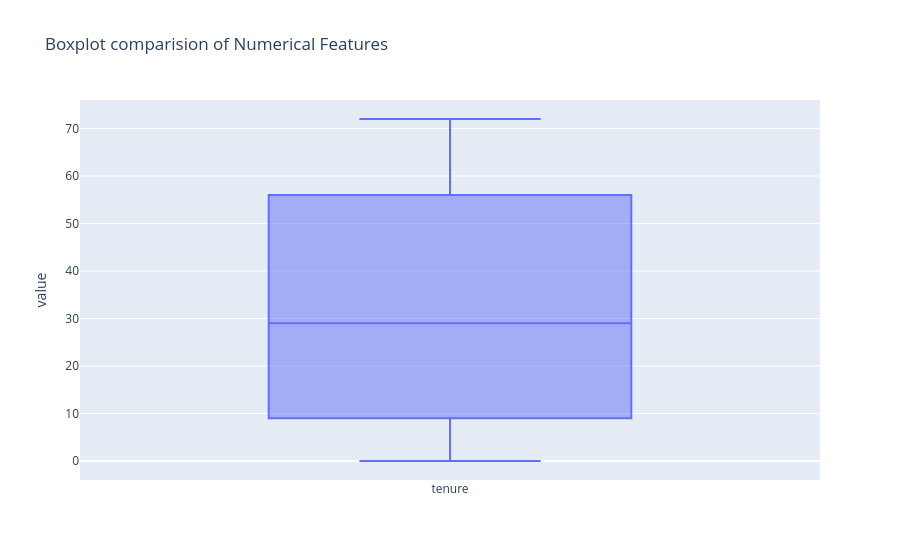
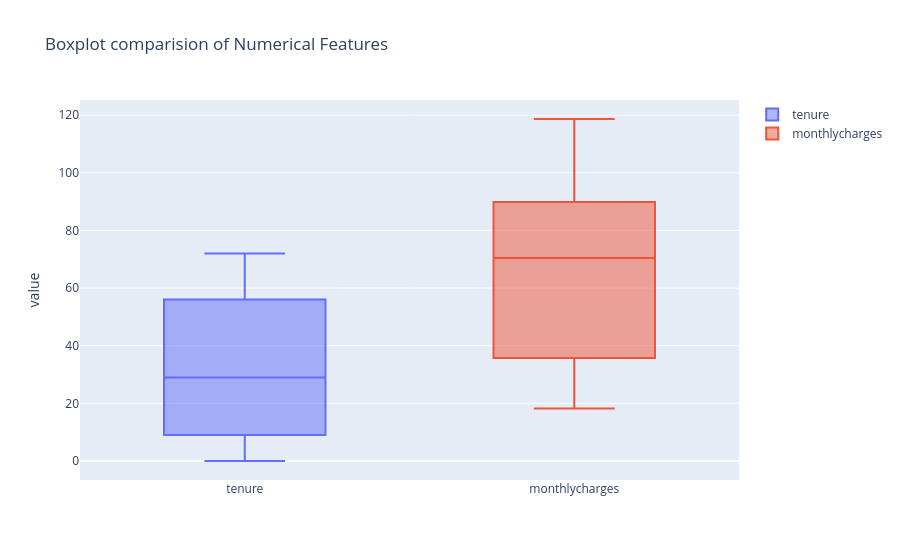

The notebook cell saved with these charts, in order:
### Code cell
columns = ['tenure','monthlycharges','totalcharges']

fig = go.Figure()


for col in columns:

    fig.add_trace(
        go.Box(
            y=df[col],
            name=col
        )
    )

    fig.update_layout(
        title="Boxplot comparision of Numerical Features",
        yaxis_title="value"
    )

    fig.show()

### Figure 1 — Plotly figure (JSON) as saved in the notebook; plotly's stock layout.template omitted (floating-point values rounded to 4 significant figures; data arrays with more than 128 entries replaced by an {"elided": "..."} marker saying what was removed)
{"data": [{"name": "tenure", "type": "box", "y": {"elided": "5634 int values"}}], "layout": {"title": {"text": "Boxplot comparision of Numerical Features"}, "yaxis": {"title": {"text": "value"}}}}

### Figure 2 — Plotly figure (JSON) as saved in the notebook; plotly's stock layout.template omitted (floating-point values rounded to 4 significant figures; data arrays with more than 128 entries replaced by an {"elided": "..."} marker saying what was removed)
{"data": [{"name": "tenure", "type": "box", "y": {"elided": "5634 int values"}}, {"name": "monthlycharges", "type": "box", "y": {"elided": "5634 float values"}}], "layout": {"title": {"text": "Boxplot comparision of Numerical Features"}, "yaxis": {"title": {"text": "value"}}}}
